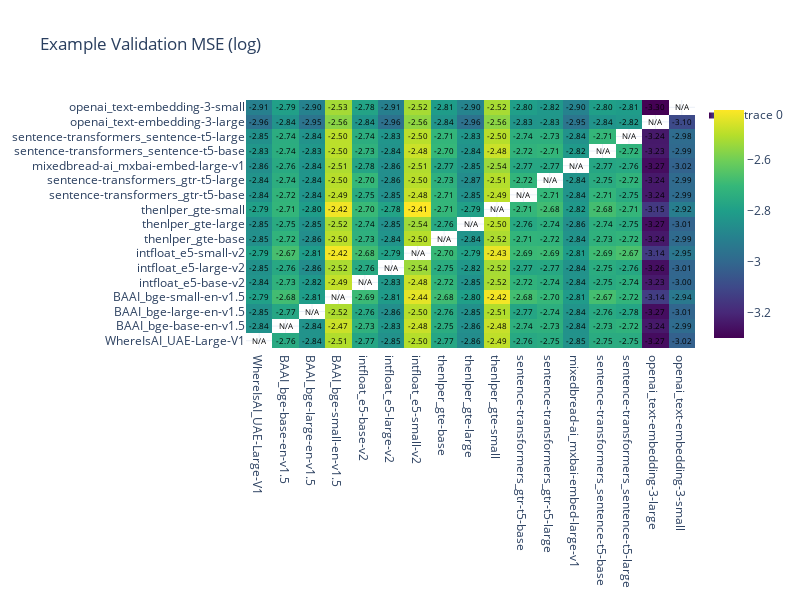

Here is the notebook cell this chart was saved with:
### Code cell
# Visualize Imported Data (One Dataset, One Architecture)
labels = sorted(meta["model2idx"], key=lambda k: meta["model2idx"][k])
matrix = example_validation_mse
heatmap(
    matrix,
    log=True,
    title="Example Validation MSE (log)",
    labels=labels,
    nan_diagnal=True,
)

### Figure 1 — Plotly figure (JSON) as saved in the notebook; plotly's stock layout.template omitted (floating-point values rounded to 4 significant figures; data arrays with more than 128 entries replaced by an {"elided": "..."} marker saying what was removed)
{"data": [{"colorscale": [[0, "#440154"], [0.1111, "#482878"], [0.2222, "#3e4989"], [0.3333, "#31688e"], [0.4444, "#26828e"], [0.5556, "#1f9e89"], [0.6667, "#35b779"], [0.7778, "#6ece58"], [0.8889, "#b5de2b"], [1, "#fde725"]], "reversescale": false, "showlegend": true, "showscale": true, "text": {"elided": "17x17 str values"}, "textfont": {"color": "black"}, "texttemplate": "%{text}", "type": "heatmap", "x": ["WhereIsAI_UAE-Large-V1", "BAAI_bge-base-en-v1.5", "BAAI_bge-large-en-v1.5", "BAAI_bge-small-en-v1.5", "intfloat_e5-base-v2", "intfloat_e5-large-v2", "intfloat_e5-small-v2", "thenlper_gte-base", "thenlper_gte-large", "thenlper_gte-small", "sentence-transformers_gtr-t5-base", "sentence-transformers_gtr-t5-large", "mixedbread-ai_mxbai-embed-large-v1", "sentence-transformers_sentence-t5-base", "sentence-transformers_sentence-t5-large", "openai_text-embedding-3-large", "openai_text-embedding-3-small"], "y": ["WhereIsAI_UAE-Large-V1", "BAAI_bge-base-en-v1.5", "BAAI_bge-large-en-v1.5", "BAAI_bge-small-en-v1.5", "intfloat_e5-base-v2", "intfloat_e5-large-v2", "intfloat_e5-small-v2", "thenlper_gte-base", "thenlper_gte-large", "thenlper_gte-small", "sentence-transformers_gtr-t5-base", "sentence-transformers_gtr-t5-large", "mixedbread-ai_mxbai-embed-large-v1", "sentence-transformers_sentence-t5-base", "sentence-transformers_sentence-t5-large", "openai_text-embedding-3-large", "openai_text-embedding-3-small"], "z": {"elided": "17x17 float values"}}], "layout": {"dragmode": false, "height": 600, "modebar": {"remove": ["zoomIn2d", "zoomOut2d", "autoScale2d", "resetScale2d", "hoverClosestCartesian", "hoverCompareCartesian", "toggleSpikelines"]}, "title": {"text": "Example Validation MSE (log)"}, "width": 800, "xaxis": {"fixedrange": true, "nticks": 17, "title": {}}, "yaxis": {"fixedrange": true, "nticks": 17, "title": {}}}}
